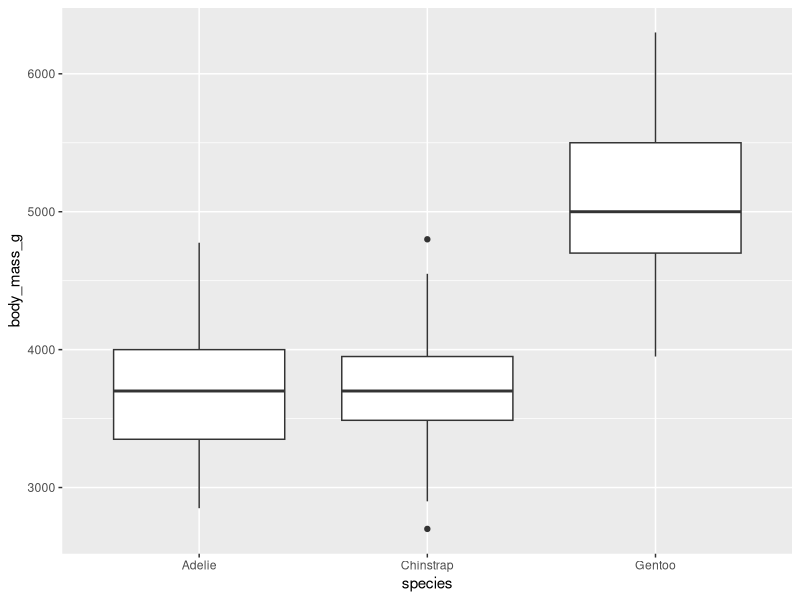
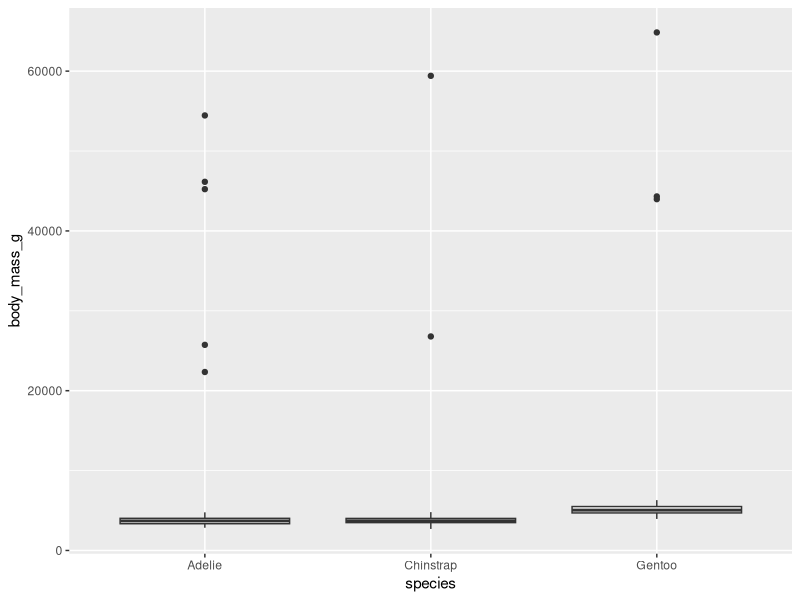
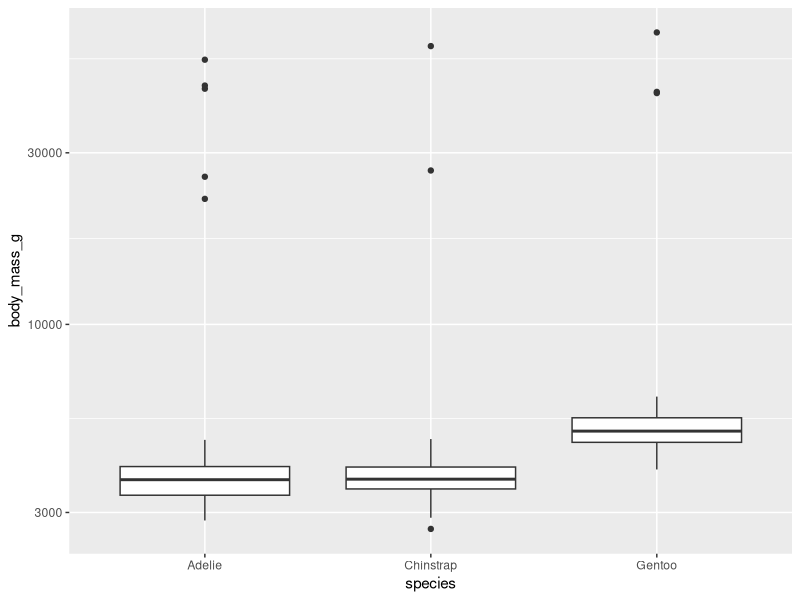
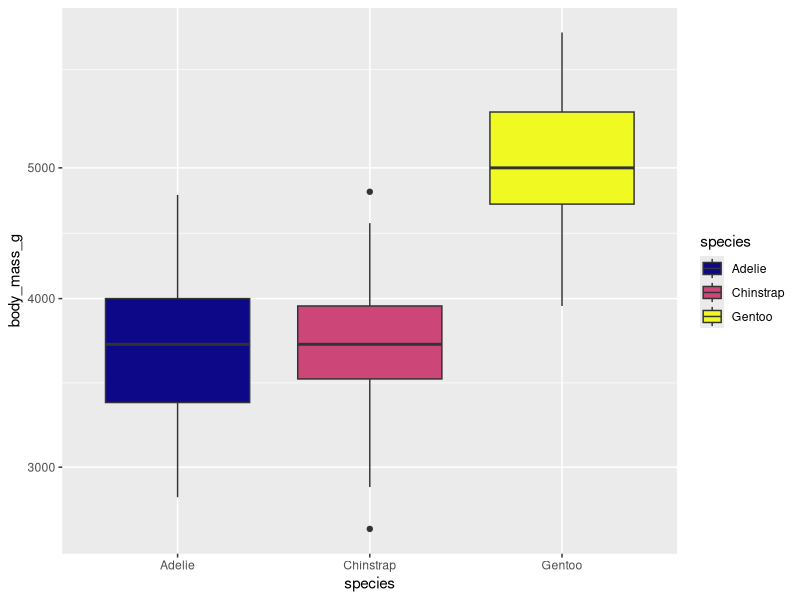
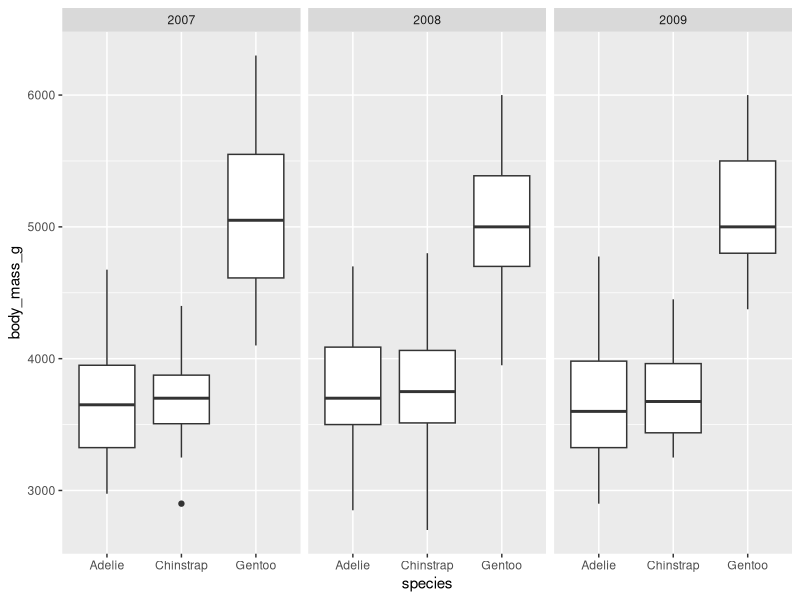
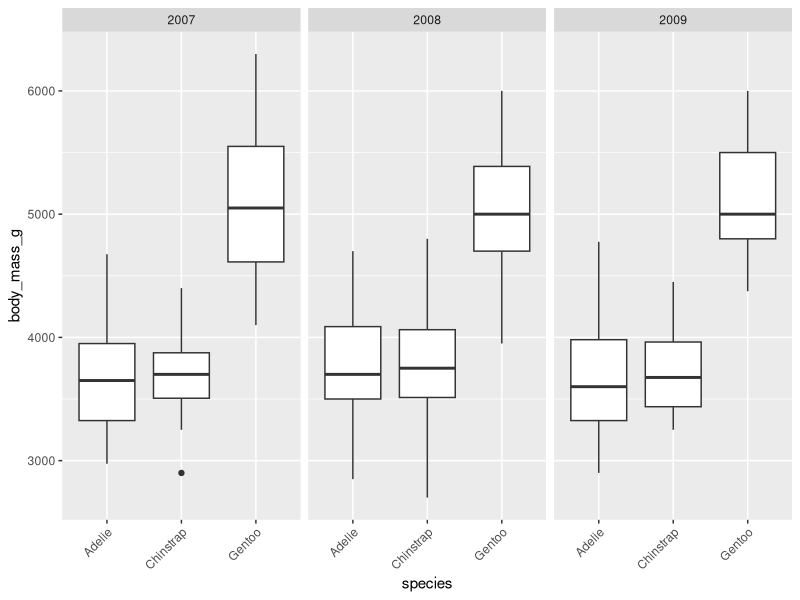
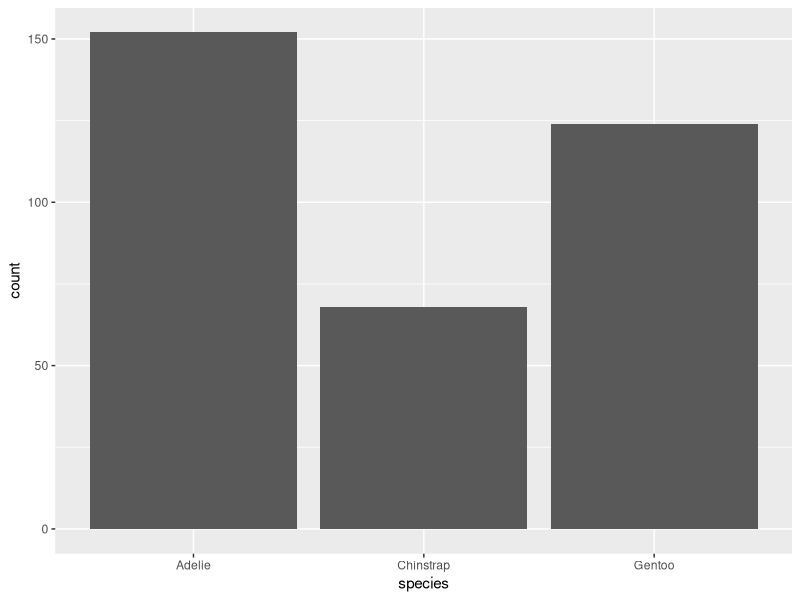
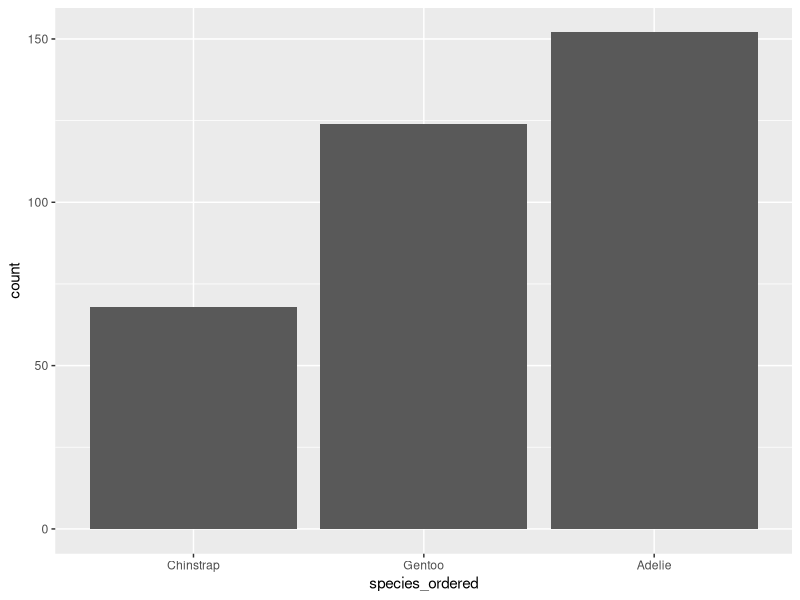

Write R code to recreate these figures, in order.
## ---- chunk 1
peng <- readr::read_csv("data/penguins.csv")
## ---- chunk 2
library(ggplot2) # Loading a library to use its functions without ::
## ---- chunk 3
ggplot(peng) +
  geom_boxplot(aes(x = species, y = body_mass_g))
## ---- chunk 4
peng_out <- peng
peng_out$body_mass_g[sample(1:nrow(peng_out), 10)] <- 15000 + 50000 * runif(10)
ggplot(peng_out) +
  geom_boxplot(aes(x = species, y = body_mass_g))
## ---- chunk 5
ggplot(peng_out) +
  geom_boxplot(aes(x = species, y = body_mass_g)) +
  scale_y_log10()
## ---- chunk 6
ggplot(peng) +
  geom_boxplot(aes(x = species, y = body_mass_g, fill = species)) +
  scale_y_log10() +
  scale_fill_viridis_d(option = "C")
## ---- chunk 7
ggplot(peng) +
  geom_boxplot(aes(x = species, y = body_mass_g)) +
  facet_wrap(~year)
## ---- chunk 8
ggplot(peng) +
  geom_boxplot(aes(x = species, y = body_mass_g)) +
  facet_wrap(~year) +
  theme(axis.text.x = element_text(angle = 45, hjust = 1, vjust = 1))
## ---- chunk 9

## ---- chunk 10

## ---- chunk 11

## ---- chunk 12
dplyr::select(peng, id, flipper_length_mm)   # reduce to two columns
dplyr::select(peng, -island, -flipper_length_mm) # remove two columns 
## ---- chunk 13
dplyr::filter(peng, year == 2007) # penguins measured in 2007
dplyr::filter(peng, year == 2007 |
                    year == 2009) # penguins measured in 2007 OR 2009
dplyr::filter(peng, year %in% c(2007, 2009)) # match operator: %in%
dplyr::filter(peng, species == "Adelie" & 
                    body_mass_g >= 4000) # Adelie penguins heavier than 4kg
## ---- chunk 14
library(magrittr)
peng %>% dplyr::filter(year == 2007)
## ---- chunk 15
peng %>%
  dplyr::select(id, species, body_mass_g) %>%
  dplyr::filter(species == "Adelie" & body_mass_g >= 4000) %>%
  nrow() # count the rows
## ---- chunk 16
peng %>%
  dplyr::filter(island == "Biscoe") %$%
  species %>% # extract the sample_age column as a vector
  unique()    # get the unique elements of said vector
## ---- chunk 17
chinstraps <- peng %>% dplyr::filter(species == "Chinstrap")

nrow(chinstraps)               # number of rows in a tibble
length(chinstraps$species)     # length/size of a vector
unique(chinstraps$species)     # unique elements of a vector

min(chinstraps$body_mass_g)    # minimum
max(chinstraps$body_mass_g)    # maximum

mean(chinstraps$body_mass_g)   # mean
median(chinstraps$body_mass_g) # median

var(chinstraps$body_mass_g)    # variance
sd(chinstraps$body_mass_g)     # standard deviation
quantile(chinstraps$body_mass_g, probs = 0.75) # sample quantiles for the given probs
## ---- chunk 18
peng %>%
  dplyr::group_by(species) %>% # group the tibble by the material column
  dplyr::summarise(
    min_age = min(body_mass_g),       # a new column: min weight for each group
    median_age = median(body_mass_g), # a new column: median weight for each group
    max_age = max(body_mass_g)        # a new column: max weight for each group
  )
## ---- chunk 19
peng %>%
  dplyr::group_by(species, year) %>% # group by species and year
  dplyr::summarise(
    n = dplyr::n(),  # a new column: number of penguins for each group
    .groups = "drop" # drop the grouping after this summary operation
  )
## ---- chunk 20
peng %>% dplyr::arrange(sex)              # sort by sex
peng %>% dplyr::arrange(sex, body_mass_g) # ... and weight
peng %>% dplyr::arrange(dplyr::desc(body_mass_g)) # sort descendingly on weight
## ---- chunk 21
peng %>%
  dplyr::group_by(species) %>%                 # group by species
  dplyr::arrange(dplyr::desc(body_mass_g)) %>% # sort by weight within (!) groups
  dplyr::slice_head(n = 3) %>%                 # keep the first three samples per group
  dplyr::ungroup()                             # remove the still lingering grouping
## ---- chunk 22
peng %>% dplyr::slice_sample(n = 10)
## ---- chunk 23

## ---- chunk 24

## ---- chunk 25

## ---- chunk 26
peng %>% dplyr::rename(penguin_name = id) # rename a column
peng %>% dplyr::relocate(year, .before = species) # reorder columns
## ---- chunk 27
peng$island %>% dplyr::recode(Torgersen = "My favourite Island")
## ---- chunk 28
ggplot(peng) + geom_bar(aes(x = species)) # bars are alphabetically ordered
peng2 <- peng
peng2$species_ordered <- forcats::fct_reorder(peng2$species, peng2$species, length)
# fct_reorder: reorder the input factor by a summary statistic on an other vector
ggplot(peng2) + geom_bar(aes(x = species_ordered)) # bars are ordered by size
## ---- chunk 29
peng %>% 
  dplyr::mutate(                    # add a column that
    body_mass_kg = body_mass_g/1000 # manipulates an existing column
  )
## ---- chunk 30
peng %>% 
  dplyr::transmute(
    id = paste("Penguin Nr.", id), # overwrite this column
    flipper_length_mm              # select this column
)
## ---- chunk 31
peng %>%
  dplyr::group_by(species, sex, year) %>%
  dplyr::mutate( # mutate does not collapse rows, unlike summarise
    mean_weight = mean(body_mass_g, na.rm = T)
  ) %>%
  dplyr::arrange(body_mass_g)
## ---- chunk 32
peng %>% tibble::add_column(
  flipper_length_cm = .$flipper_length_mm/10, # not the . representing the LHS of the pipe
  .after = "flipper_length_mm"
)
## ---- chunk 33
peng %>% dplyr::mutate(
  weight = ifelse(
    test = body_mass_g >= 4200, # is weight below or above mean weight?
    yes = "above mean",
    no = "below mean"
  )
)
## ---- chunk 34
peng %>% dplyr::mutate(
  weight = dplyr::case_when(
    body_mass_g >= 4200 ~ "above mean", # the number of conditions is arbitrary
    body_mass_g < 4200  ~ "below mean",
    TRUE                ~ "unknown"     # TRUE catches all remaining cases
  )
)
## ---- chunk 35
carsales <- tibble::tribble(
  ~brand, ~`2014`, ~`2015`, ~`2016`, ~`2017`,
  "BMW",  20,      25,      30,      45,
  "VW",   67,      40,     120,      55
)
## ---- chunk 36
carsales_long <- carsales %>% tidyr::pivot_longer(
  cols = tidyselect::num_range("", range = 2014:2017), # set of columns to transform
  names_to = "year",            # the name of the descriptor column we want
  names_transform = as.integer, # a transformation function to apply to the names
  values_to = "sales"           # the name of the value column we want
)
## ---- chunk 37
carsales_wide <- carsales_long %>% tidyr::pivot_wider(
  id_cols = "brand",  # the set of id columns that should not be changed
  names_from = year,  # the descriptor column with the names of the new columns
  values_from = sales # the value column from which the values should be extracted
)
## ---- chunk 38

## ---- chunk 39

## ---- chunk 40

## ---- chunk 41
bills <- readr::read_csv("data/penguin_bills_2009.csv")
print(bills, n = 5)
## ---- chunk 42
dplyr::left_join(
  x = peng,  # 300 observations
  y = bills, # 300 observations
  by = "id"  # the key column by which to join
)
## ---- chunk 43
dplyr::right_join(
  x = peng,  # 300 observations
  y = bills, # 300 observations
  by = "id"
) %>% dplyr::arrange(id)
## ---- chunk 44
dplyr::inner_join(
  x = peng,  # 300 observations
  y = bills, # 300 observations
  by = "id"
)
## ---- chunk 45
dplyr::full_join(
  x = peng,  # 300 observations
  y = bills, # 300 observations
  by = "id"
)
## ---- chunk 46
dplyr::semi_join(
  x = peng,  # 300 observations
  y = bills, # 300 observations
  by = "id"
)
## ---- chunk 47
dplyr::anti_join(
  x = peng,  # 300 observations
  y = bills, # 300 observations
  by = "id"
)
## ---- chunk 48
gear_opinions <- tibble::tibble(gear = c(3, 5), opinion = c("boring", "wow"))
## ---- chunk 49

## ---- chunk 50

